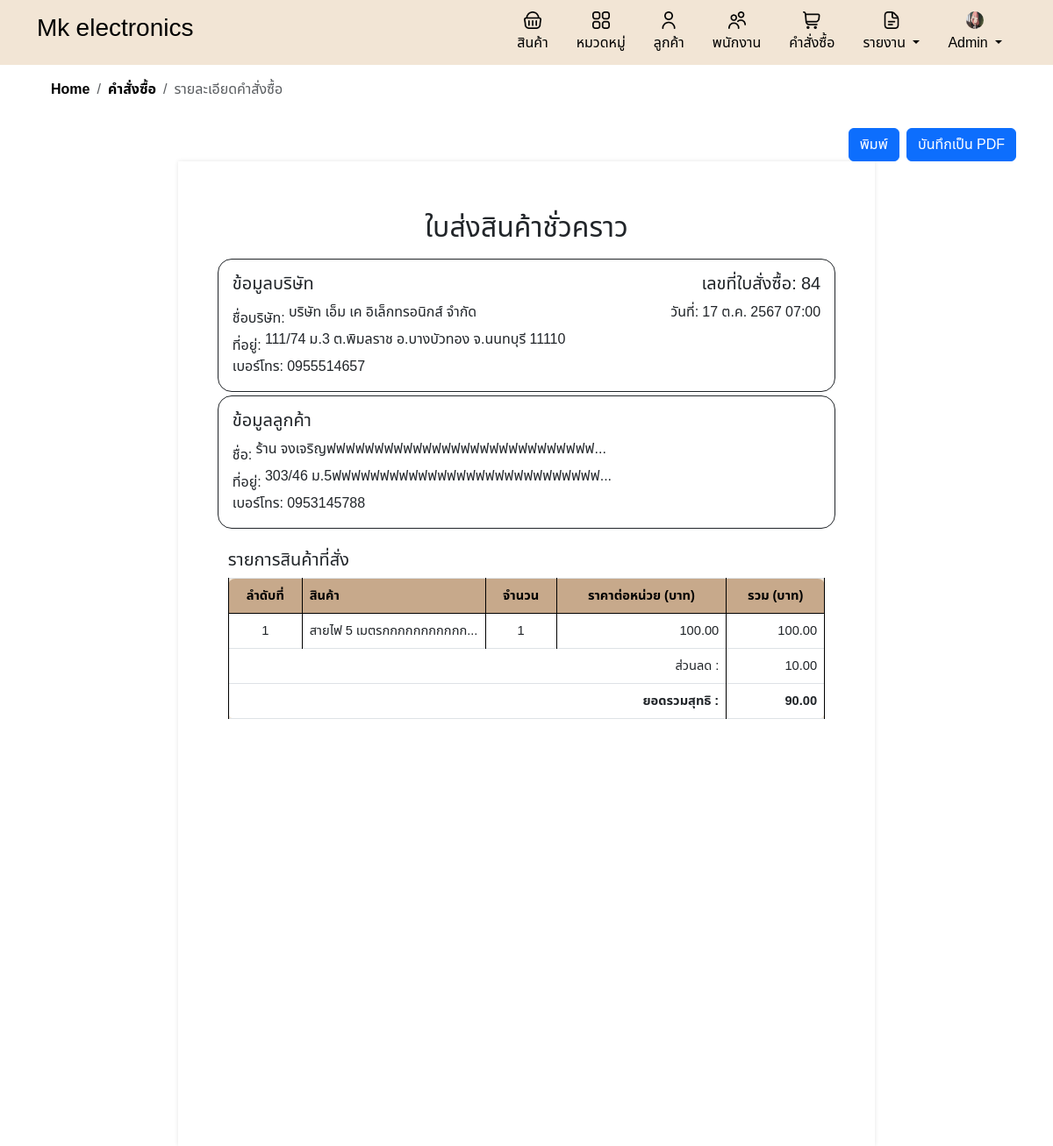
Page /detail_order.php?order_id=84 (signed in) on the committed database.
### tables this page shows
CREATE TABLE `companies` (
  `company_id` int(11) NOT NULL,
  `company_name` varchar(100) NOT NULL,
  `company_address` varchar(255) DEFAULT NULL,
  `company_phone` varchar(10) DEFAULT NULL,
  `company_email` varchar(100) DEFAULT NULL,
  `profile_image` varchar(255) DEFAULT NULL
);

CREATE TABLE `orders` (
  `order_id` int(11) NOT NULL,
  `customer_id` int(11) NOT NULL,
  `total_price` decimal(10,2) NOT NULL,
  `order_date` timestamp NOT NULL DEFAULT current_timestamp(),
  `company_id` int(11) DEFAULT NULL,
  `discount` decimal(10,2) DEFAULT NULL,
  `tax_rate` decimal(5,2) DEFAULT NULL
);

CREATE TABLE `customers` (
  `customer_id` int(11) NOT NULL,
  `customer_name` varchar(100) NOT NULL,
  `address` varchar(255) DEFAULT NULL,
  `district` varchar(100) DEFAULT NULL,
  `city` varchar(100) DEFAULT NULL,
  `province` varchar(100) DEFAULT NULL,
  `phonenumber` varchar(10) DEFAULT NULL,
  `created_at` timestamp NOT NULL DEFAULT current_timestamp()
);

### inc/functions.php (called while the page is built, shortened)
<?php
function formatThaiDate($timestamp, $short = false) {
    $thai_months = array(
        1 => 'ม.ค.', 'ก.พ.', 'มี.ค.', 'เม.ย.', 'พ.ค.', 'มิ.ย.',
        'ก.ค.', 'ส.ค.', 'ก.ย.', 'ต.ค.', 'พ.ย.', 'ธ.ค.'
    );
    $date = date('j', $timestamp);
    $month = $thai_months[date('n', $timestamp)];
    $year = date('Y', $timestamp) + 543;
    if ($short) {
        return "$date $month";
    } else {
        $time = date('H:i', $timestamp);
        return "$date $month $year $time";
    }
}
?>

### detail_order.php (the view, shortened to what this page needs)
<?php
include 'header.php';
include 'db.php';
include 'inc/links.php';
include 'inc/functions.php';
$order_id = $_GET['order_id'] ?? null;
$company_id = 1;
$sql_company = "SELECT company_name, company_address, company_phone, company_email FROM companies WHERE company_id = ?";
$stmt_company = $conn->prepare($sql_company);
$stmt_company->bind_param("i", $company_id);
$stmt_company->execute();
$result_company = $stmt_company->get_result();
$company = $result_company->fetch_assoc();
$sql_customer = "SELECT customer_name, address, district, city, province, phonenumber FROM customers WHERE customer_id = (SELECT customer_id FROM orders WHERE order_id = ?)";
$stmt_customer = $conn->prepare($sql_customer);
$stmt_customer->bind_param("i", $order_id);
$stmt_customer->execute();
$result_customer = $stmt_customer->get_result();
$customer = $result_customer->fetch_assoc();
$sql_items = "SELECT products.product_name, order_items.quantity, order_items.total_price, order_items.is_cancelled
              FROM order_items
              JOIN products ON order_items.product_id = products.product_id
              WHERE order_id = ?";
$stmt_items = $conn->prepare($sql_items);
$stmt_items->bind_param("i", $order_id);
$stmt_items->execute();
$result_items = $stmt_items->get_result();
$order_items = [];
while ($row = $result_items->fetch_assoc()) {
    $order_items[] = $row;
}
$sql_order = "SELECT order_date, discount, tax_rate FROM orders WHERE order_id = ?";
$stmt_order = $conn->prepare($sql_order);
$stmt_order->bind_param("i", $order_id);
$stmt_order->execute();
$result_order = $stmt_order->get_result();
$order = $result_order->fetch_assoc();
?>
<!DOCTYPE html>
<html lang="th">
<head>
</head>
<body>
    <div class="container">
        <nav aria-label="breadcrumb">
            <ol class="breadcrumb breadcrumb-chevron p-3 rounded-3">
                <li class="breadcrumb-item">
                    <a class="link-body-emphasis fw-semibold text-decoration-none" href="home.php">Home</a>
                </li>
                <li class="breadcrumb-item">
                    <a class="link-body-emphasis fw-semibold text-decoration-none" href="order.php">คำสั่งซื้อ</a>
                </li>
                <li class="breadcrumb-item active" aria-current="page">รายละเอียดคำสั่งซื้อ</li>
            </ol>
        </nav>
        <div class=" no-print text-end">
            <button onclick="window.print()" class="btn btn-primary custom-btn-t me-1">พิมพ์</button>
            <button id="save-pdf" class="btn btn-primary custom-btn">บันทึกเป็น PDF</button>
        </div>
        <div class="a4-container">
            <div class="row mb-2">
                <div class="col-12 text-center">
                    <h2>ใบส่งสินค้าชั่วคราว</h2>
                </div>
            </div>
            <div class="row mb-1">
                <div class="col-12 border border-dark rounded-4 p-3">
                    <div class="row">
                        <div class="col-8">
                            <h5>ข้อมูลบริษัท</h5>
                            ชื่อบริษัท:
                            <span class="text-truncate"
                                style="max-width: 400px; display: inline-block; overflow: hidden; white-space: nowrap;">
                                <?php echo isset($company['company_name']) ? htmlspecialchars($company['company_name']) : 'ไม่พบข้อมูล'; ?>
                            </span><br>
                            ที่อยู่:
                            <span class="text-truncate"
                                style="max-width: 400px; display: inline-block; overflow: hidden; white-space: nowrap;">
                                <?php echo isset($company['company_address']) ? htmlspecialchars($company['company_address']) : 'ไม่พบข้อมูล'; ?>
                            </span><br>
                            เบอร์โทร:
                            <?php echo isset($company['company_phone']) ? $company['company_phone'] : 'ไม่พบข้อมูล'; ?>
                        </div>
                        <div class="col-4 text-end">
                            <h5>เลขที่ใบสั่งซื้อ: <?php echo $order_id; ?></h5>
                            <p>วันที่: <?php echo formatThaiDate(strtotime($order['order_date'])); ?></p>
                        </div>
                    </div>
                </div>
            </div>
            <div class="row mb-4">
                <div class="col-12 border border-dark rounded-4 p-3">
                    <h5>ข้อมูลลูกค้า</h5>
                    ชื่อ:
                    <span class="text-truncate"
                        style="max-width: 400px; display: inline-block; overflow: hidden; white-space: nowrap;">
                        <?php echo isset($customer['customer_name']) ? htmlspecialchars($customer['customer_name']) : 'ไม่พบข้อมูล'; ?>
                    </span><br>
                    ที่อยู่:
                    <span class="text-truncate "
                        style="max-width: 400px; display: inline-block; overflow: hidden; white-space: nowrap;">
                        <?php
                        $address = isset($customer['address']) ? htmlspecialchars($customer['address']) : 'ไม่พบข้อมูล';
                        $district = isset($customer['district']) ? htmlspecialchars($customer['district']) : 'ไม่พบข้อมูล';
                        $city = isset($customer['city']) ? htmlspecialchars($customer['city']) : 'ไม่พบข้อมูล';
                        $province = isset($customer['province']) ? htmlspecialchars($customer['province']) : 'ไม่พบข้อมูล';
                        echo $address . ' ' . $district . ' ' . $city . ' ' . $province;
                        ?>
                    </span><br>
                    เบอร์โทร:
                    <?php echo isset($customer['phonenumber']) ? htmlspecialchars($customer['phonenumber']) : 'ไม่พบข้อมูล'; ?>
                </div>
            </div>
            <div class="row">
                <div class="col-12">
                    <h5>รายการสินค้าที่สั่ง</h5>
                    <table class="table table-bordered">
                        <thead>
                            <tr>
                                <th class='text-center'>ลำดับที่</th>
                                <th>สินค้า</th>
                                <th class='text-center'>จำนวน</th>
                                <th class='text-center'>ราคาต่อหน่วย (บาท)</th>
                                <th class='text-center'>รวม (บาท)</th>
                            </tr>
                        </thead>
                        <tbody>
                            <?php if (!empty($order_items)): ?>
                                <?php $index = 1; ?>
                                <?php foreach ($order_items as $item): ?>
                                    <tr>
                                        <td class='text-center'><?php echo $index++; ?></td>
                                        <td class='text-truncate'
                                            style='max-width: 150px; overflow: hidden; white-space: nowrap;'>
                                            <?php echo htmlspecialchars($item["product_name"]); ?>
                                        </td>
                                        <td class='text-center'><?php echo number_format($item["quantity"]); ?></td>
                                        <td class='text-end'>
                                            <?php echo number_format($item["total_price"] / $item["quantity"], 2); ?>
                                        </td>
                                        <td class='text-end'><?php echo number_format($item["total_price"], 2); ?></td>
                                    </tr>
                                <?php endforeach; ?>
                            <?php else: ?>
                                <tr>
                                    <td colspan="5" class="text-center">ไม่มีรายการสินค้า</td>
                                </tr>
                            <?php endif; ?>
                            <?php
                            $subtotal = !empty($order_items) ? array_sum(array_column($order_items, 'total_price')) : 0;
                            $discount = isset($order['discount']) ? $order['discount'] : 0;
                            $discount_amount = ($subtotal * $discount) / 100;
                            $total_after_discount = $subtotal - $discount_amount;
                            $grand_total = $total_after_discount;
                            ?>
                            <tr>
                                <td colspan="4" class="text-end">ส่วนลด :</td>
                                <td class='text-end'><?php echo number_format($discount_amount, 2); ?></td>
                            </tr>
                            <tr>
                                <td colspan="4" class="text-end "><strong>ยอดรวมสุทธิ : </strong></td>
                                <td class='text-end'><strong><?php echo number_format($grand_total, 2); ?></strong></td>
                            </tr>
                        </tbody>
                    </table>
                </div>
            </div>
        </div>
    </div>
</body>
</html>

### header.php (shortened to what this page needs)
<?php
include 'db.php';
$sql = "SELECT profile_image FROM companies WHERE company_id = 1";
$result = $conn->query($sql);
$profile_image = 'default.png';
if ($result->num_rows > 0) {
    $row = $result->fetch_assoc();
    if (!empty($row['profile_image'])) {
        $profile_image = $row['profile_image'];
    }
}
?>
<div class="header-container">
    <div class="container">
        <div class="d-flex flex-wrap align-items-center justify-content-center justify-content-lg-start">
            <a href="home.php"
                class="d-flex align-items-center my-2 my-lg-0 me-lg-auto <?php echo basename($_SERVER['PHP_SELF']) == 'home.php' ? 'text-secondary active' : 'text-black'; ?> text-decoration-none">
                <h3>Mk electronics</h3>
            </a>
            <ul class="nav col-12 col-lg-auto my-2 justify-content-center my-md-0">
                <li>
                    <a href="product.php"
                        class="nav-link <?php echo basename($_SERVER['PHP_SELF']) == 'product.php' ? 'text-secondary active' : 'text-black'; ?>">
                        <img src="image/shopping-basket.png" class="bi d-block mx-auto mb-1 icon" width="20"
                            height="20">
                        สินค้า
                    </a>
                </li>
                <li>
                    <a href="category.php"
                        class="nav-link <?php echo basename($_SERVER['PHP_SELF']) == 'category.php' ? 'text-secondary active' : 'text-black'; ?>">
                        <img src="image/apps.png" class="bi d-block mx-auto mb-1 icon" width="20"
                            height="20">
                        หมวดหมู่
                    </a>
                </li>
                <li>
                    <a href="customer.php"
                        class="nav-link <?php echo basename($_SERVER['PHP_SELF']) == 'customer.php' ? 'text-secondary active' : 'text-black'; ?>">
                        <img src="image/user (1).png" class="bi d-block mx-auto mb-1 icon" width="20" height="20">
                        ลูกค้า
                    </a>
                </li>
                <?php if ($_SESSION['role'] === 'admin'): ?>
                    <li>
                        <a href="employee.php"
                            class="nav-link <?php echo basename($_SERVER['PHP_SELF']) == 'employee.php' ? 'text-secondary active' : 'text-black'; ?>">
                            <img src="image/users.png" class="bi d-block mx-auto mb-1 icon" width="20" height="20">
                            พนักงาน
                        </a>
                    </li>
                <?php endif; ?>
                <li>
                    <a href="order.php"
                        class="nav-link <?php echo basename($_SERVER['PHP_SELF']) == 'order.php' ? 'text-secondary active' : 'text-black'; ?>">
                        <img src="image/shopping-cart.png" class="bi d-block mx-auto mb-1 icon" width="20" height="20">
                        คำสั่งซื้อ
                    </a>
                </li>
                <?php if ($_SESSION['role'] === 'admin'): ?>
                    <li class="nav-item dropdown">
                        <a href="#"
                            class="nav-link dropdown-toggle <?php echo basename($_SERVER['PHP_SELF']) == 'report.php' ? 'text-secondary active' : 'text-black'; ?>"
                            id="dropdownReport" role="button" data-bs-toggle="dropdown" aria-expanded="false">
                            <img src="image/document.png" class="bi d-block mx-auto mb-1 icon" width="20" height="20">
                            รายงาน
                        </a>
                    </li>
                    <li class="nav-item dropdown">
                        <a href="#"
                            class="nav-link dropdown-toggle <?php echo basename($_SERVER['PHP_SELF']) == 'admin.php' ? 'text-secondary active' : 'text-black'; ?>"
                            id="dropdownProfile" role="button" data-bs-toggle="dropdown" aria-expanded="false">
                            <img src="uploads/<?php echo htmlspecialchars($profile_image); ?>"
                                class="bi d-block mx-auto mb-1 icon rounded-circle" width="20" height="20"
                                alt="Profile Image">
                            <?php echo ($_SESSION['role'] === 'admin') ? 'Admin' : 'User'; ?>
                        </a>
                    </li>
                <?php endif; ?>
            </ul>
        </div>
    </div>
</div>
</body>
</html>

### rows in the picture
companies: profile_image (picture), company_name "บริษัท เอ็ม เค อิเล็กทรอนิกส์ จำกัด", company_address "111/74 ม.3 ต.พิมลราช อ.บางบัวทอง จ.นนทบุรี 11110", company_phone "0955514657"
orders: order_date "17 ต.ค. 2567 07:00", discount "10.00", discount "90.00"
customers: customer_name "ร้าน จงเจริญฟฟฟฟฟฟฟฟฟฟฟฟฟฟฟฟฟฟฟฟฟฟฟฟฟฟฟ…", address "303/46 ม.5ฟฟฟฟฟฟฟฟฟฟฟฟฟฟฟฟฟฟฟฟฟฟฟฟฟฟฟฟ…", phonenumber "0953145788"

### other values in the picture
$order_id "84"
$item["product_name"] "สายไฟ 5 เมตรกกกกกกกกกก…"
$item["quantity"] "1"
$item["total_price"] / $item["quantity"] "100.00"
$item["total_price"] "100.00"
